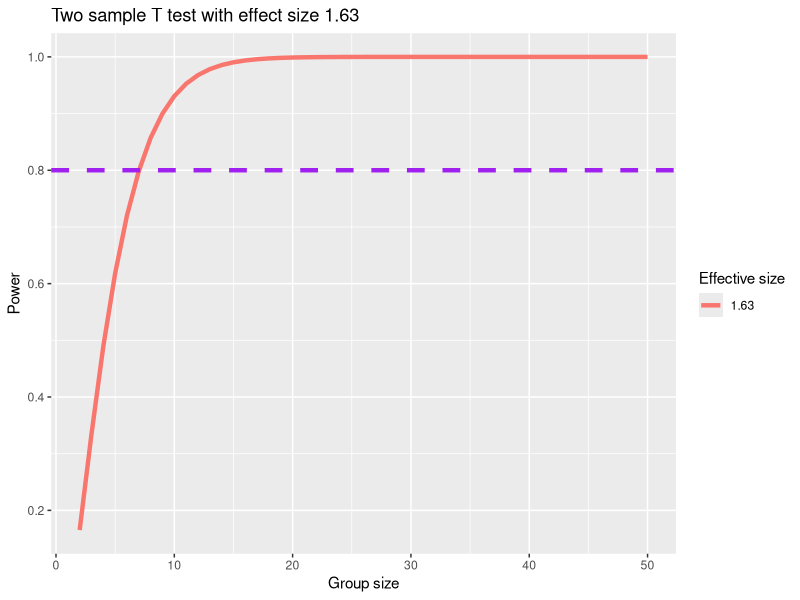
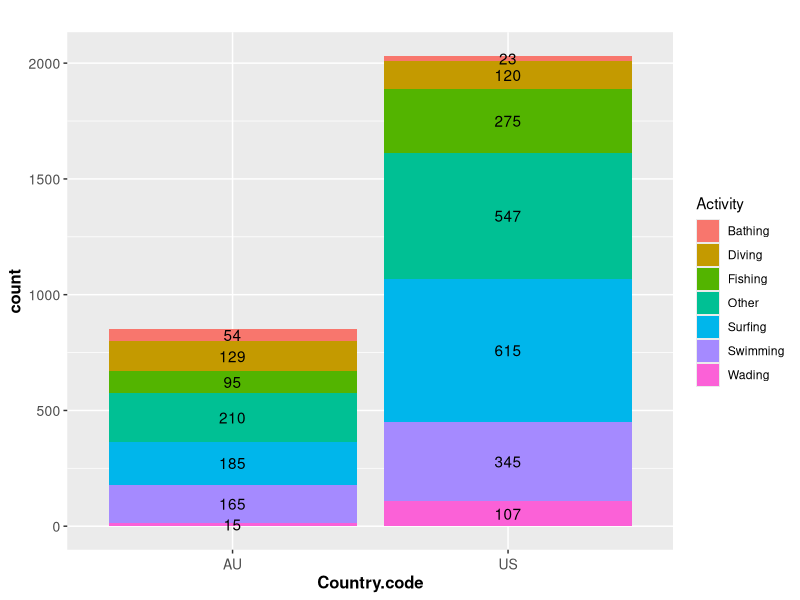
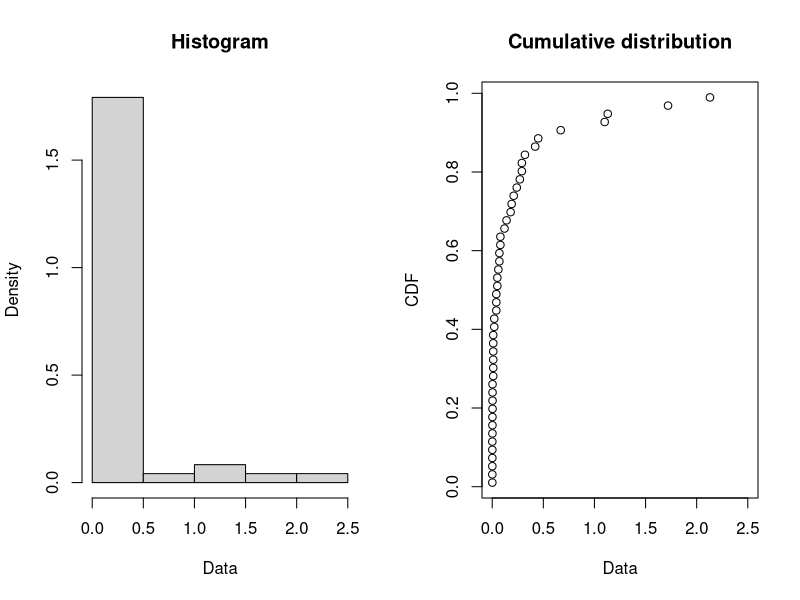
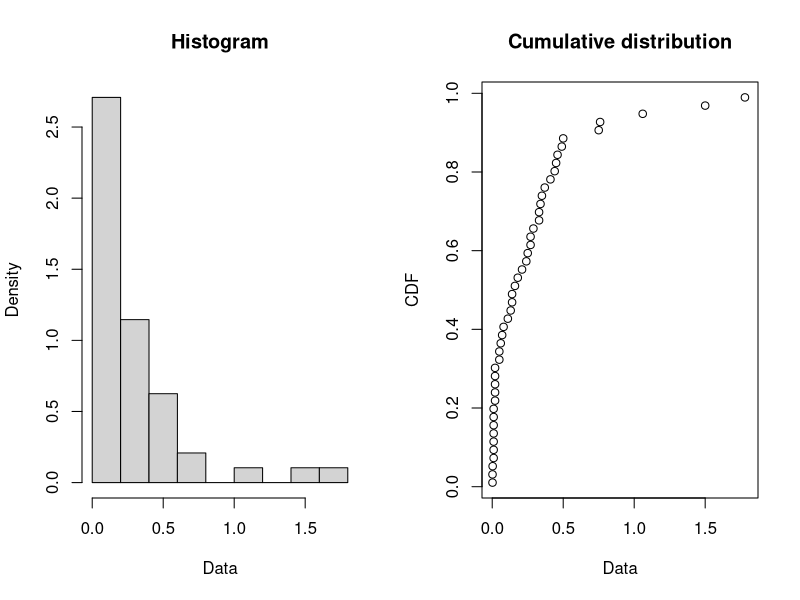
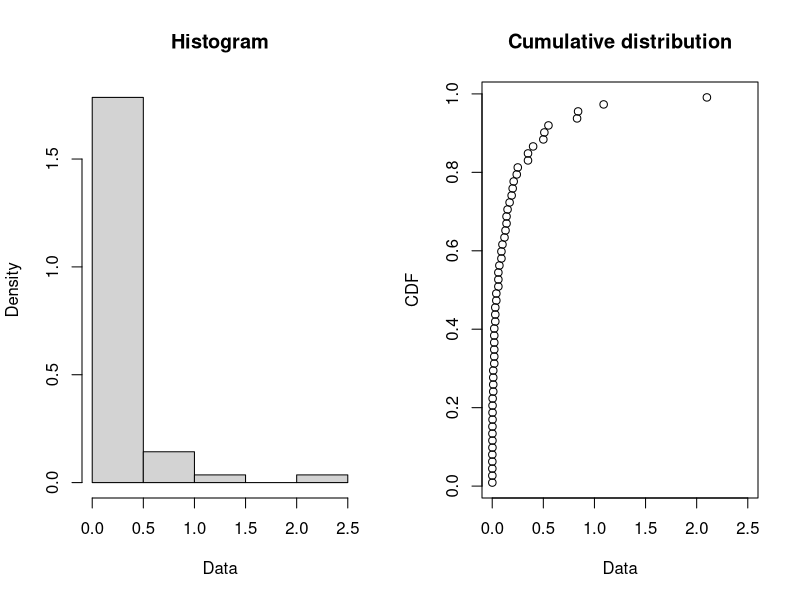
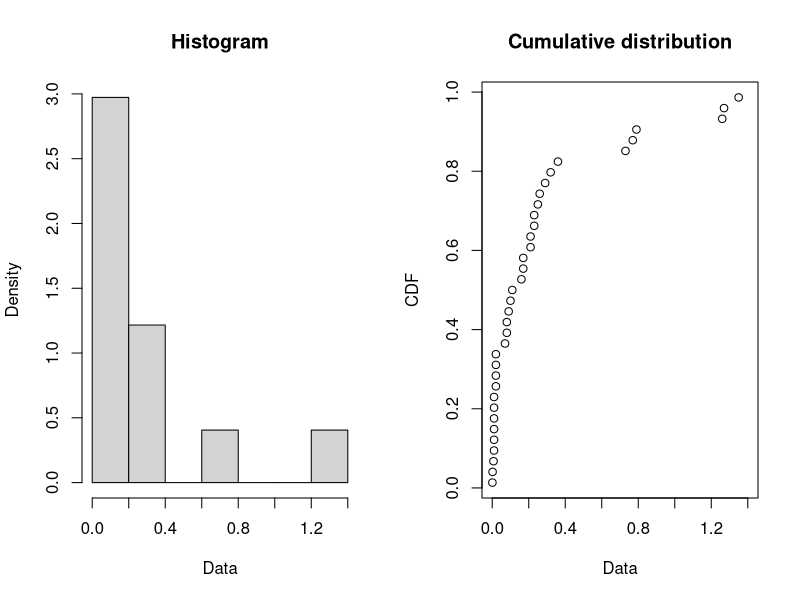
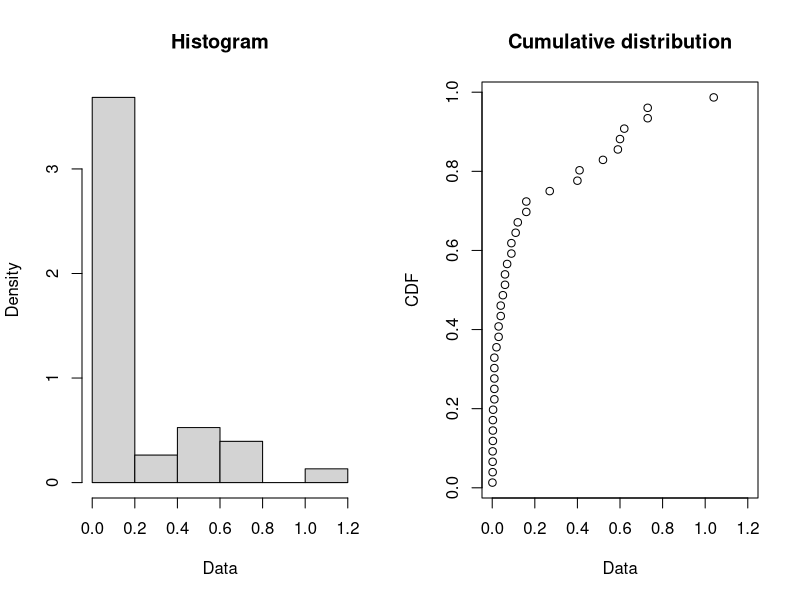
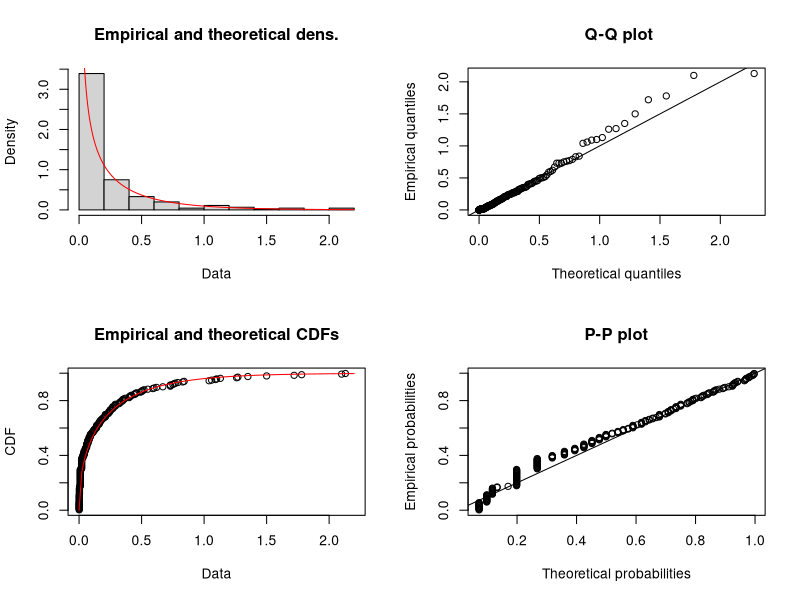

These charts were generated, in order, by the following R code:
## ---- chunk 1
knitr::opts_chunk$set(echo = TRUE)
library(tidyverse)
library(stringr)
library(gridExtra)
library(kableExtra)
library(ggpubr)
library(pwr)
library(fitdistrplus)
library(knitr)
## ---- chunk 2
#Store the data
Min<-c(20.90,23.23,23.10,30.40,42.70,62.20,39.5,38.40,26.20,55.90,49.70,44.60,36.40,32.00,10.60,34.30,42.30,26.50,51.50,47.20)#refusal rate for minority applicants
White<-c(3.7,5.5,6.7,9.0,13.9,20.6,13.4,13.2,9.3,21.0,20.1,19.1,16.0,16.0,5.6,18.4,23.3,15.6,32.4,29.7)#refusal rate for white applicants
data1 <- data.frame( 
                group = rep(c("Min", "White"), each = 20),
                percent = c(Min,  White)
                )
# Two sample T-test to test whether the refusal rate for minority applicants is greater than the refusal rate for white applicants
res<-t.test(percent ~ group, data = data1,
        var.equal = TRUE, alternative = "greater")
res$p.value
## ---- chunk 3
# Power analysis to show the sufficiency
# Calculate the effect size
effect_size=abs(mean(Min)-mean(White))/sd(Min)

ptab1 <- cbind(NULL)
n <- seq(2, 50, by = 1)
for (i in seq(2, 50, by = 1)) {
  pwrt1 <- pwr.t2n.test(
    n1 = i, n2 = i,
    sig.level = 0.05, power = NULL,
    d = effect_size, alternative = "two.sided"
  )
  ptab1 <- rbind(ptab1, pwrt1$power)
}
temp<-as.data.frame(ptab1)
colnames(temp)[1]<-"num"
ggplot(temp) +
  geom_line(aes(x = n, y = num, colour = "darkblue"), size = 1.5) +
  scale_color_discrete(name = "Effective size", labels = c(round(effect_size,2))) +
  geom_hline(yintercept = 0.8, linetype = "dashed", color = "purple", size = 1.5) +
  ylab("Power") + scale_y_continuous(breaks = seq(0, 1, by = 0.2)) + ggtitle("Two sample T test with effect size 1.63") + xlab("Group size")

## ---- chunk 4
data2 <- matrix(c(12,23,89,8,12,62,21,30,119),ncol=3,nrow = 3,byrow=TRUE)
colnames(data2) <- c("dead","art","fly")
rownames(data2) <- c("Area51","BDV","Giffen")
fly <- as.table(data2)
chisq.test(data2,correct = F)

## ---- chunk 5
data3<-read.csv("sharkattack.csv")
data3<-data3%>%filter(Country.code=="US"|Country.code=="AU"&Type=="Unprovoked")
temp<-data3%>%group_by(Country.code,Activity)%>%summarise(count=n())%>% ungroup()%>%group_by(Country.code)%>%mutate(percent=count/sum(count))
kable(temp)
ggplot(data = temp, aes(Country.code, count, group = Activity)) +
 geom_col(aes(fill = Activity)) +
 geom_text(aes(label = count), position = position_stack(vjust = 0.5))+theme(axis.title.x = element_text(face="bold",  size=12), 
          axis.title.y = element_text(face="bold",  size=12),
          plot.title = element_text(size=12, face="bold"),  
          axis.text.x  = element_text(vjust=0.5, size=10),axis.text.y = element_text(vjust=0.5, size=10)) + theme(plot.title = element_text(hjust = 0.5))+ggtitle("")
## ---- chunk 6
# Transfer dataframe into matric to do chi-square test
data33<- matrix(c(23,120,275,547,615,347,107,54,129,95,210,186,165,12), nrow=2,
               dimnames = list(c("AU","US"),c("Bathing","Diving","Fishing","Other","Surfing","Swimming","Wading")))
chisq.test(data33,correct = F)

## ---- chunk 7
# read the data
data60 <- read.table("ill-60.txt", quote="\"", comment.char="")
data60 <-as.numeric(as.array(data60 [,1]))
data61 <- read.table("ill-61.txt", quote="\"", comment.char="")
data61<-as.numeric(as.array(data61[,1]))
data62 <- read.table("ill-62.txt", quote="\"", comment.char="")
data62<-as.numeric(as.array(data62[,1]))
data63<- read.table("ill-63.txt", quote="\"", comment.char="")
data63<-as.numeric(as.array(data63[,1]))
data64 <- read.table("ill-64.txt", quote="\"", comment.char="")
data64<-as.numeric(as.array(data64[,1]))

# explore the distribution of the rainfall data
plotdist(data60)
plotdist(data61)
plotdist(data62)
plotdist(data63)
plotdist(data64)

Rain<-matrix(c(sum(data60),sum(data60)/length(data60),sum(data61),sum(data61)/length(data61),sum(data62),sum(data62)/length(data62),sum(data63),sum(data63)/length(data63),sum(data64),sum(data64)/length(data64)),nrow=2,dimnames = list(c("TotalRain","AverageRain"),c("1960","1961","1962","1963","1964")))

kable(Rain)
## ---- chunk 8
#Test whether the gamma distribution was a good fit for their data.
alldata<-c(data60,data61,data62,data63,data64)
test_gamma <- fitdist(alldata, "gamma")
plot(test_gamma)
## ---- chunk 9
# calculate MOM and MLE
set.seed(2019)
mom <- fitdist(alldata, "gamma",method = "mme")
boot_mom <- bootdist(mom)
summary(boot_mom)

mle <- fitdist(alldata, "gamma",method = "mle")
boot_mle <- bootdist(mle)
summary(boot_mle)
## ---- chunk 10
#Derive equations (10a), (10b), (10c) in Section 3.2.2.
#Use R to reproduce the calculations in Table 1 which is explained in 3.2.3. Describe what you have done and what it means in the context the the treatment decision used as an illustration in the Manski article.
